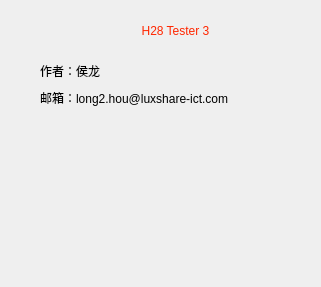
<?xml version="1.0" encoding="UTF-8"?>
<ui version="4.0">
 <class>Help</class>
 <widget class="QWidget" name="Help">
  <property name="geometry">
   <rect>
    <x>0</x>
    <y>0</y>
    <width>321</width>
    <height>287</height>
   </rect>
  </property>
  <property name="windowTitle">
   <string>Help</string>
  </property>
  <widget class="QLabel" name="label">
   <property name="geometry">
    <rect>
     <x>80</x>
     <y>10</y>
     <width>191</width>
     <height>41</height>
    </rect>
   </property>
   <property name="styleSheet">
    <string notr="true">font: 75 24pt &quot;Arial&quot;;
color: rgb(255, 38, 0);</string>
   </property>
   <property name="text">
    <string>H28 Tester 3</string>
   </property>
   <property name="alignment">
    <set>Qt::AlignCenter</set>
   </property>
  </widget>
  <widget class="QLabel" name="label_2">
   <property name="geometry">
    <rect>
     <x>40</x>
     <y>60</y>
     <width>151</width>
     <height>21</height>
    </rect>
   </property>
   <property name="text">
    <string>作者：侯龙</string>
   </property>
  </widget>
  <widget class="QLabel" name="label_3">
   <property name="geometry">
    <rect>
     <x>40</x>
     <y>90</y>
     <width>231</width>
     <height>16</height>
    </rect>
   </property>
   <property name="text">
    <string>邮箱：long2.hou@luxshare-ict.com</string>
   </property>
  </widget>
  <widget class="QLabel" name="label_4">
   <property name="geometry">
    <rect>
     <x>40</x>
     <y>110</y>
     <width>221</width>
     <height>141</height>
    </rect>
   </property>
   <property name="styleSheet">
    <string notr="true">image: url(:/log/information.png);</string>
   </property>
   <property name="text">
    <string/>
   </property>
  </widget>
 </widget>
 <resources>
  <include location="../Img/img.qrc"/>
 </resources>
 <connections/>
</ui>
